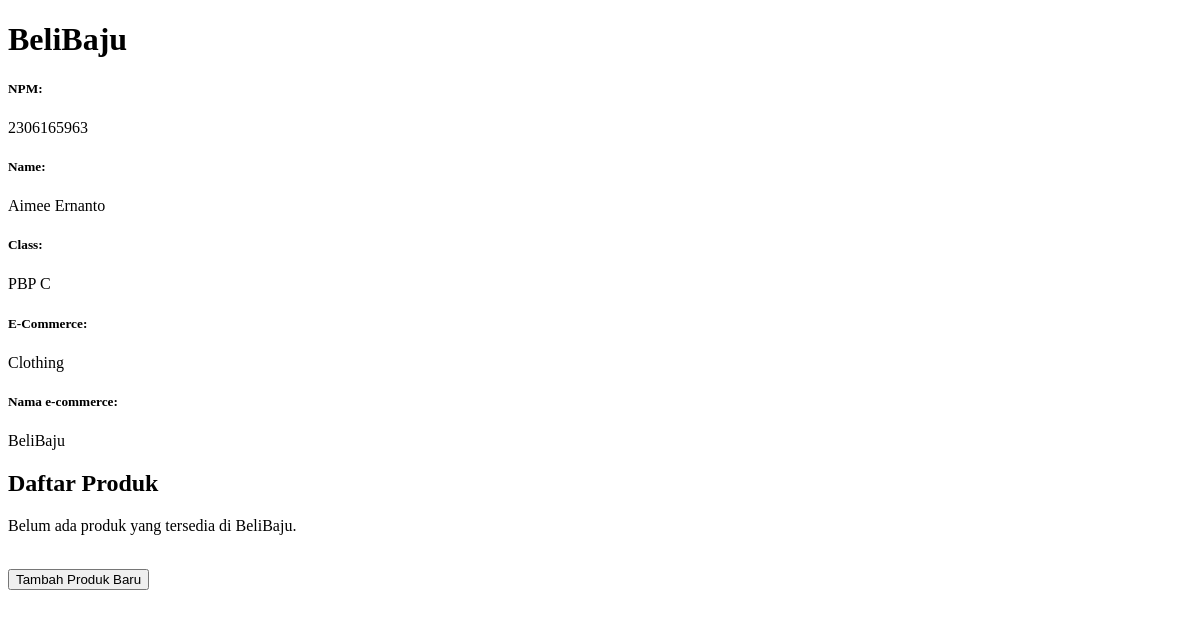
Before: / with the older database file.
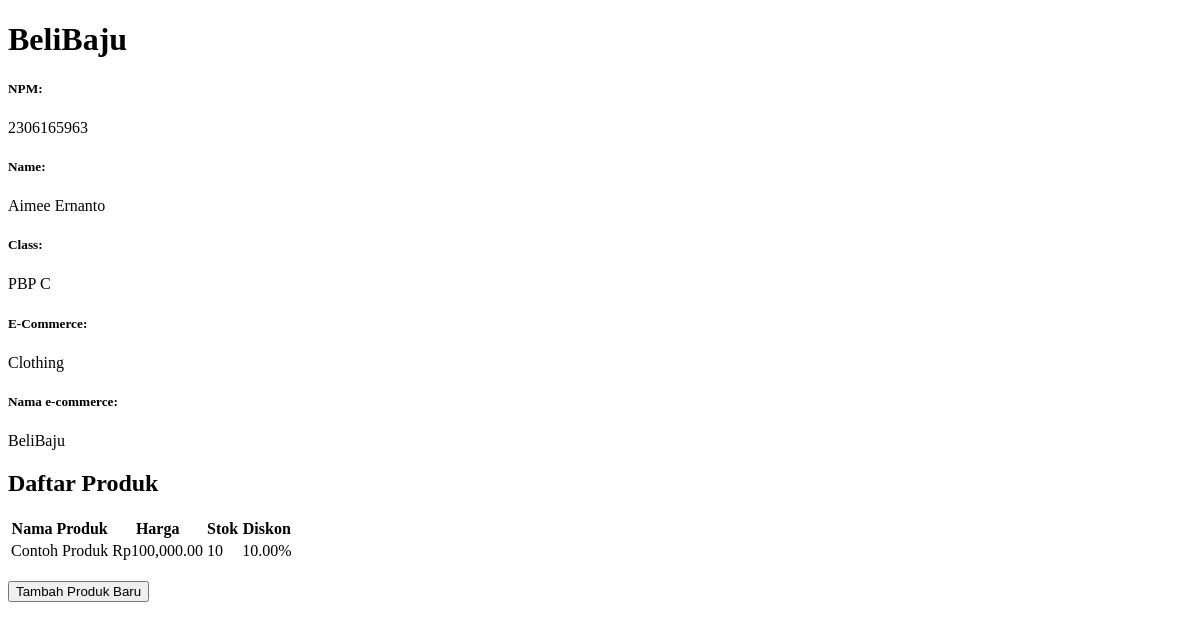
After: the same page with the newer database file.
### main/models.py (models this page shows, shortened)
class Product(models.Model):
    id = models.UUIDField(primary_key=True, default=uuid.uuid4, editable=False)
    nama = models.CharField(max_length=270, verbose_name="Nama Produk")
    harga = models.DecimalField(max_digits=10, decimal_places=2, verbose_name="Harga")
    deskripsi = models.TextField(verbose_name="Deskripsi")
    stok = models.PositiveIntegerField(default=0, verbose_name="Stok")
    kategori = models.CharField(max_length=100, blank=True, null=True, verbose_name="Kategori")
    gambar = models.ImageField(upload_to='gambar_produk/', blank=True, null=True, verbose_name="Gambar")
    ukuran = models.CharField(max_length=20, blank=True, null=True, verbose_name="Ukuran")  # Fitur tambahan untuk ukuran pakaian
    warna = models.CharField(max_length=50, blank=True, null=True, verbose_name="Warna")  # Fitur tambahan untuk warna pakaian
    diskon = models.DecimalField(max_digits=4, decimal_places=2, default=0.00, verbose_name="Diskon")  # Diskon sederhana, persen
    tanggal_dibuat = models.DateTimeField(auto_now_add=True, verbose_name="Tanggal Dibuat")
    tanggal_diperbarui = models.DateTimeField(auto_now=True, verbose_name="Tanggal Diperbarui")
    @property
    def harga_formatted(self):
        return f"Rp{self.harga:,.2f}"
    @property
    def ada_diskon(self):
        return self.diskon > 0
    class Meta:
        ordering = ['-tanggal_dibuat']
        verbose_name_plural = 'Products'

### main/views.py (the view)
# urls.py: path('', views.show_main, name='show_main'),
def show_main(request):
    products = Product.objects.all()  # Akses semua product dari database
    context = {
        'name': 'Aimee Ernanto',
        'class': 'PBP C',
        'npm': '2306165963',
        'ecommerce': 'Clothing',
        'nama_ecommerce': 'BeliBaju',
        'products': products
    }
    return render(request, "main.html", context)  # Render main page dengan context

### main/templates/main.html
{% extends 'base.html' %}
{% block content %}
<h1>{{ nama_ecommerce }}</h1>
<h5>NPM: </h5>
<p>{{ npm }}<p>
<h5>Name: </h5>
<p>{{ name }}<p>
<h5>Class: </h5>
<p>{{ class }}<p>
<h5>E-Commerce: </h5>
<p>{{ ecommerce }}</p>
<h5>Nama e-commerce: </h5>
<p>{{ nama_ecommerce }}</p>
<h2>Daftar Produk</h2>
{% if not products %}
<p>Belum ada produk yang tersedia di {{ nama_ecommerce }}.</p>
{% else %}
<table>
  <tr>
    <th>Nama Produk</th>
    <th>Harga</th>
    <th>Stok</th>
    <th>Diskon</th>
  </tr>
  {% for product in products %}
  <tr>
    <td>{{ product.nama }}</td>
    <td>{{ product.harga_formatted }}</td>
    <td>{{ product.stok }}</td>
    <td>
      {% if product.ada_diskon %}
        {{ product.diskon }}%
      {% else %}
        Tidak ada diskon
      {% endif %}
    </td>
  </tr>
  {% endfor %}
</table>
{% endif %}
<br />
<a href="{% url 'main:tambah_produk' %}">
  <button>Tambah Produk Baru</button>
</a>
{% endblock content %}

### templates/base.html (shortened to what this page needs)
{% load static %}
<!DOCTYPE html>
<html lang="en">
  <head>
  </head>
  <body>
    {% block content %} {% endblock content %}
  </body>
</html>

Changed rows visible on the page:
added Product: nama "Contoh Produk", harga_formatted "Rp100,000.00", stok "10", diskon "10.00"
Other visible differences:
{{ nama_ecommerce }}: "BeliBaju" → (not shown)
text no longer shown: "Belum ada produk yang tersedia di ."
text now shown: "Nama Produk Harga Stok Diskon"
